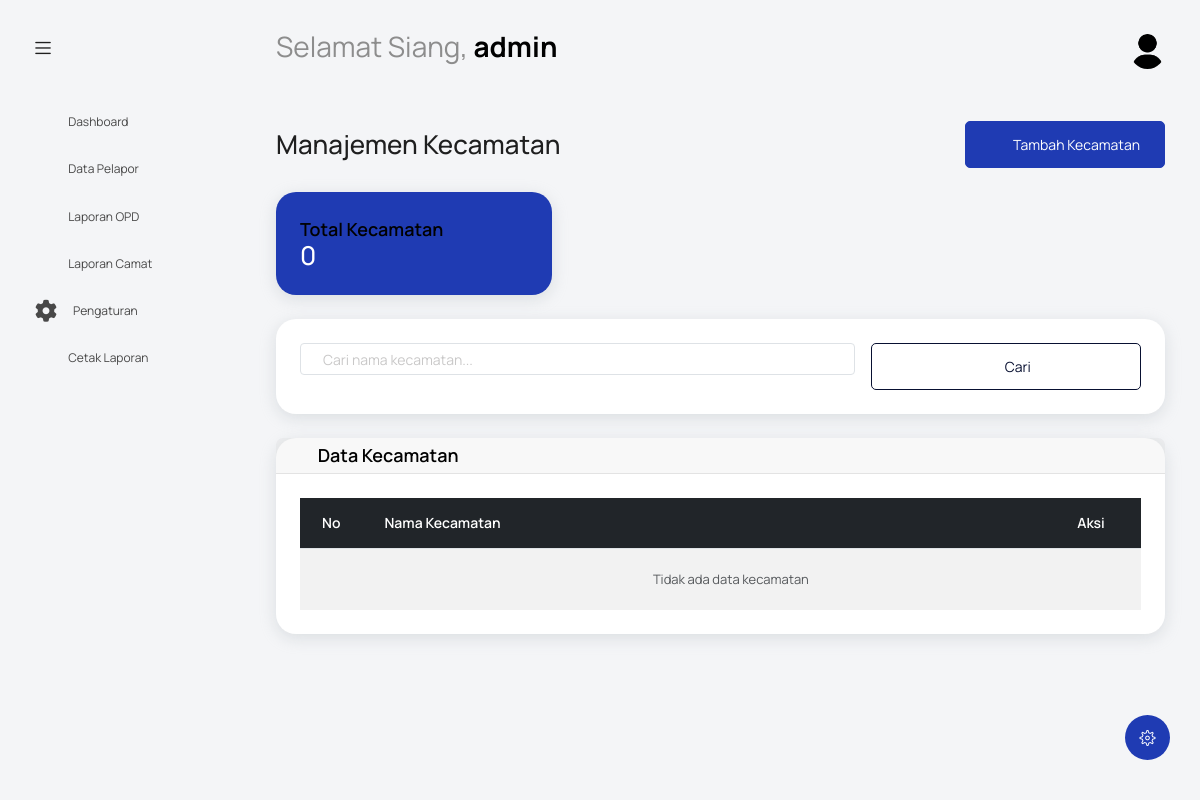
Before: /index.php?controller=kecamatan&action=index-kecamatan (signed in) with the older database file.
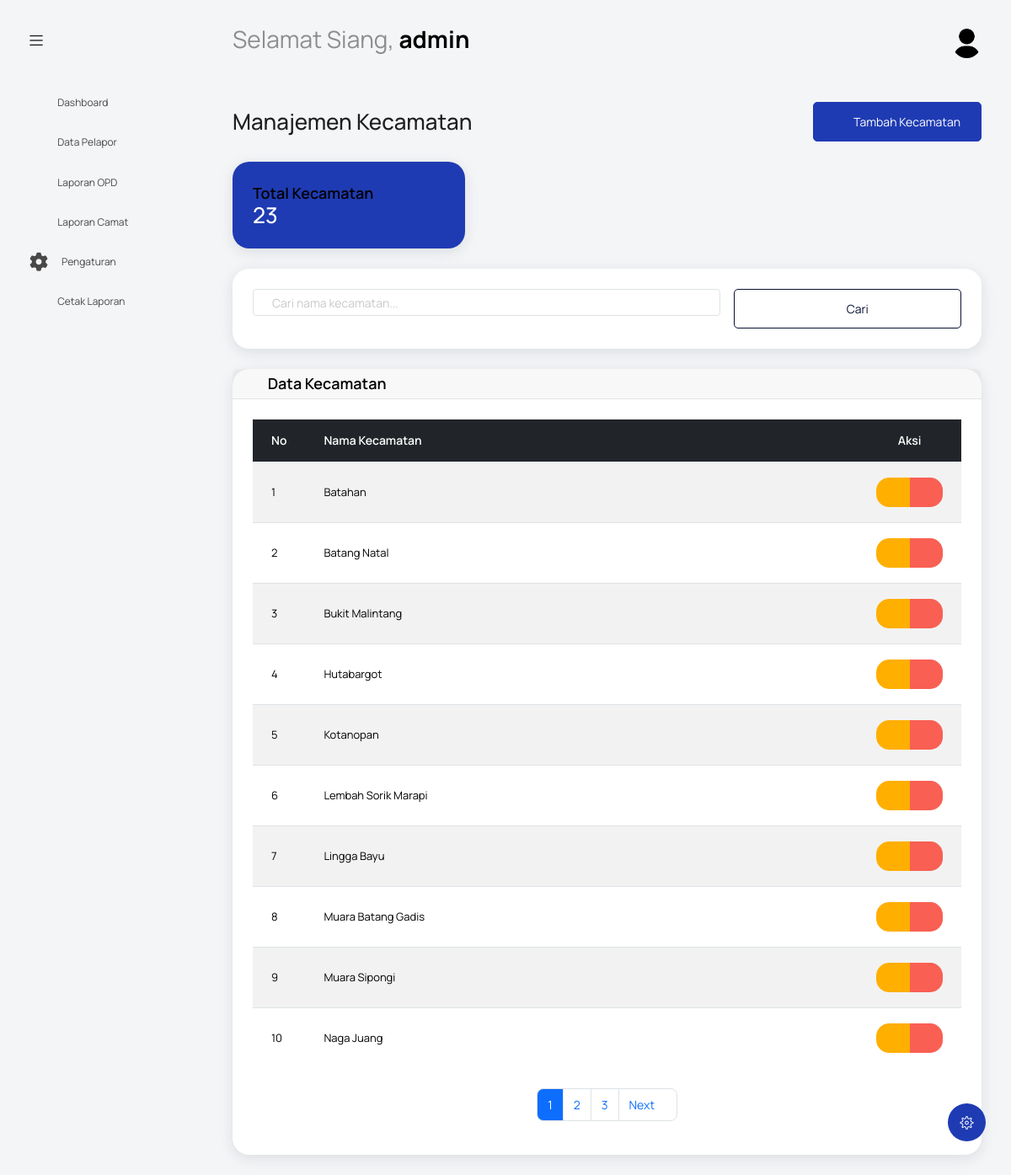
After: the same page with the newer database file.
### tables this page shows
CREATE TABLE `kecamatan` (
  `id_kecamatan` int NOT NULL,
  `nama_kecamatan` varchar(100) NOT NULL,
  `created_at` timestamp NULL DEFAULT CURRENT_TIMESTAMP,
  `updated_at` timestamp NULL DEFAULT CURRENT_TIMESTAMP ON UPDATE CURRENT_TIMESTAMP
);

### controllers/KecamatanController.php (called while the page is built, shortened)
<?php
require_once 'models/WilayahModel.php';
class KecamatanController {
    private $wilayahModel;
    public function __construct() {
        $this->wilayahModel = new WilayahModel();
    }
    public function index() {
        $page = isset($_GET['page']) ? (int)$_GET['page'] : 1;
        $limit = isset($_GET['limit']) ? (int)$_GET['limit'] : 10;
        $search = $_GET['search'] ?? '';
        $result = $this->wilayahModel->getAllKecamatan($page, $limit, $search);
        $kecamatanData = $result['data'];
        $totalPages = $result['total_pages'];
        $currentPage = $result['current_page'];
        $statistics = $this->wilayahModel->getStatistics();
        include 'views/wilayah/index-kecamatan.php';
    }
}

### config/koneksi.php (called while the page is built, shortened)
<?php
$koneksi = new mysqli(DB_HOST, DB_USER, DB_PASS, DB_NAME);
$koneksi->set_charset("utf8mb4");
function getKoneksi() {
    global $koneksi;
    return $koneksi;
}

### models/WilayahModel.php (called while the page is built, shortened)
<?php
require_once __DIR__ . '/../config/koneksi.php';
class WilayahModel {
    public $db;
    public function __construct() {
        $this->db = getKoneksi();
    }
    public function getAllKecamatan($page = 1, $limit = 10, $search = '') {
        $offset = ($page - 1) * $limit;
        $whereClause = "";
        $query = "SELECT * FROM kecamatan $whereClause ORDER BY nama_kecamatan ASC LIMIT $limit OFFSET $offset";
        $result = $this->db->query($query);
        $data = [];
        if ($result) {
            while ($row = $result->fetch_assoc()) {
                $data[] = $row;
            }
        }
        $countQuery = "SELECT COUNT(*) as total FROM kecamatan $whereClause";
        $countResult = $this->db->query($countQuery);
        $total = 0;
        if ($countResult) {
            $totalRow = $countResult->fetch_assoc();
            $total = $totalRow['total'];
        }
        return [
            'data' => $data,
            'total' => $total,
            'per_page' => $limit,
            'current_page' => $page,
            'total_pages' => $total > 0 ? ceil($total / $limit) : 1
        ];
    }
    public function getStatistics() {
        $kecamatanQuery = "SELECT COUNT(*) as total_kecamatan FROM kecamatan";
        $desaQuery = "SELECT COUNT(*) as total_desa FROM desa";
        $kecamatanResult = $this->db->query($kecamatanQuery);
        $desaResult = $this->db->query($desaQuery);
        $stats = [
            'total_kecamatan' => 0,
            'total_desa' => 0
        ];
        if ($kecamatanResult) {
            $row = $kecamatanResult->fetch_assoc();
            $stats['total_kecamatan'] = $row['total_kecamatan'];
        }
        if ($desaResult) {
            $row = $desaResult->fetch_assoc();
            $stats['total_desa'] = $row['total_desa'];
        }
        return $stats;
    }
}

### views/wilayah/index-kecamatan.php (the view, shortened to what the changed rows need)
<?php include('template/header.php'); ?>
<body class="with-welcome-text">
  <div class="container-scroller">
    <?php include 'template/navbar.php'; ?>
    <div class="container-fluid page-body-wrapper">
      <?php include 'template/setting_panel.php'; ?>
      <?php include 'template/sidebar.php'; ?>
      <div class="main-panel">
        <div class="content-wrapper">
          <div class="row">
            <div class="col-sm-12">
              <div class="page-header d-flex justify-content-between align-items-center mb-4">
                <div>
                  <h2 class="page-title">Manajemen Kecamatan</h2>
                </div>
                <div>
                  <a href="index.php?controller=wilayah&action=formKecamatan" class="btn btn-primary">
                    <i class="mdi mdi-plus-circle me-2"></i> Tambah Kecamatan
                  </a>
                </div>
              </div>
              <div class="row mb-4">
                <div class="col-md-4">
                  <div class="card bg-primary text-white">
                    <div class="card-body">
                      <div class="d-flex justify-content-between align-items-center">
                        <div>
                          <h6 class="card-title mb-1">Total Kecamatan</h6>
                          <h2 class="mb-0"><?php echo number_format($statistics['total_kecamatan']); ?></h2>
                        </div>
                        <div class="fs-1 opacity-75">
                          <i class="mdi mdi-map-marker-multiple"></i>
                        </div>
                      </div>
                    </div>
                  </div>
                </div>
              </div>
              <div class="card mb-4">
                <div class="card-body">
                  <form method="GET" class="row g-3">
                    <div class="col-md-8">
                      <input type="text" class="form-control" name="search"
                             placeholder="Cari nama kecamatan..." value="<?php echo htmlspecialchars($search); ?>">
                    </div>
                    <div class="col-md-4">
                      <button type="submit" class="btn btn-outline-primary w-100">
                        <i class="mdi mdi-magnify me-2"></i> Cari
                      </button>
                    </div>
                  </form>
                </div>
              </div>
              <div class="card">
                <div class="card-header">
                  <h5 class="card-title mb-0">
                    <i class="mdi mdi-map-marker-multiple me-2"></i> Data Kecamatan
                  </h5>
                </div>
                <div class="card-body">
                  <div class="table-responsive">
                    <table class="table table-striped table-hover">
                      <thead class="table-dark">
                        <tr>
                          <th width="50">No</th>
                          <th>Nama Kecamatan</th>
                          <th width="100" class="text-center">Aksi</th>
                        </tr>
                      </thead>
                      <tbody>
                        <?php if (empty($kecamatanData)): ?>
                          <tr>
                            <td colspan="3" class="text-center text-muted py-4">
                              <i class="mdi mdi-information-outline me-2"></i> Tidak ada data kecamatan
                            </td>
                          </tr>
                        <?php else: ?>
                          <?php $no = ($currentPage - 1) * $limit + 1; ?>
                          <?php foreach ($kecamatanData as $kecamatan): ?>
                            <tr>
                              <td><?php echo $no++; ?></td>
                              <td><?php echo htmlspecialchars($kecamatan['nama_kecamatan']); ?></td>
                              <td class="text-center">
                                <div class="btn-group" role="group">
                                  <a href="index.php?controller=kecamatan&action=form&id=<?php echo $kecamatan['id_kecamatan']; ?>"
                                     class="btn btn-sm btn-warning"
                                     title="Edit">
                                    <i class="mdi mdi-pencil"></i>
                                  </a>
                                  <button type="button" class="btn btn-sm btn-danger"
                                          onclick="deleteKecamatan(<?php echo $kecamatan['id_kecamatan']; ?>)"
                                          title="Hapus">
                                    <i class="mdi mdi-delete"></i>
                                  </button>
                                </div>
                              </td>
                            </tr>
                          <?php endforeach; ?>
                        <?php endif; ?>
                      </tbody>
                    </table>
                  </div>
                  <?php if ($totalPages > 1): ?>
                    <nav aria-label="Page navigation" class="mt-4">
                      <ul class="pagination justify-content-center">
                        <?php for ($i = 1; $i <= $totalPages; $i++): ?>
                          <li class="page-item <?php echo $i == $currentPage ? 'active' : ''; ?>">
                            <a class="page-link" href="?controller=kecamatan&action=index&page=<?php echo $i; ?>&search=<?php echo urlencode($search); ?>"><?php echo $i; ?></a>
                          </li>
                        <?php endfor; ?>
                        <?php if ($currentPage < $totalPages): ?>
                          <li class="page-item">
                            <a class="page-link" href="?controller=kecamatan&action=index&page=<?php echo $currentPage + 1; ?>&search=<?php echo urlencode($search); ?>">
                              Next <i class="mdi mdi-chevron-right"></i>
                            </a>
                          </li>
                        <?php endif; ?>
                      </ul>
                    </nav>
                  <?php endif; ?>
                </div>
              </div>
            </div>
          </div>
        </div>
      </div>
    </div>
  </div>
</body>
</html>

Changed rows visible on the page:
added kecamatan: nama_kecamatan "Batahan"
added kecamatan: nama_kecamatan "Batang Natal"
added kecamatan: nama_kecamatan "Bukit Malintang"
added kecamatan: nama_kecamatan "Hutabargot"
added kecamatan: nama_kecamatan "Kotanopan"
added kecamatan: nama_kecamatan "Lembah Sorik Marapi"
added kecamatan: nama_kecamatan "Lingga Bayu"
added kecamatan: nama_kecamatan "Muara Batang Gadis"
added kecamatan: nama_kecamatan "Muara Sipongi"
added kecamatan: nama_kecamatan "Naga Juang"
Other visible differences:
$statistics['total_kecamatan']: "0" → "23"
new list line: "1"
new list line: "2"
new list line: "3"
text no longer shown: "Tidak ada data kecamatan"
text now shown: "Next"
